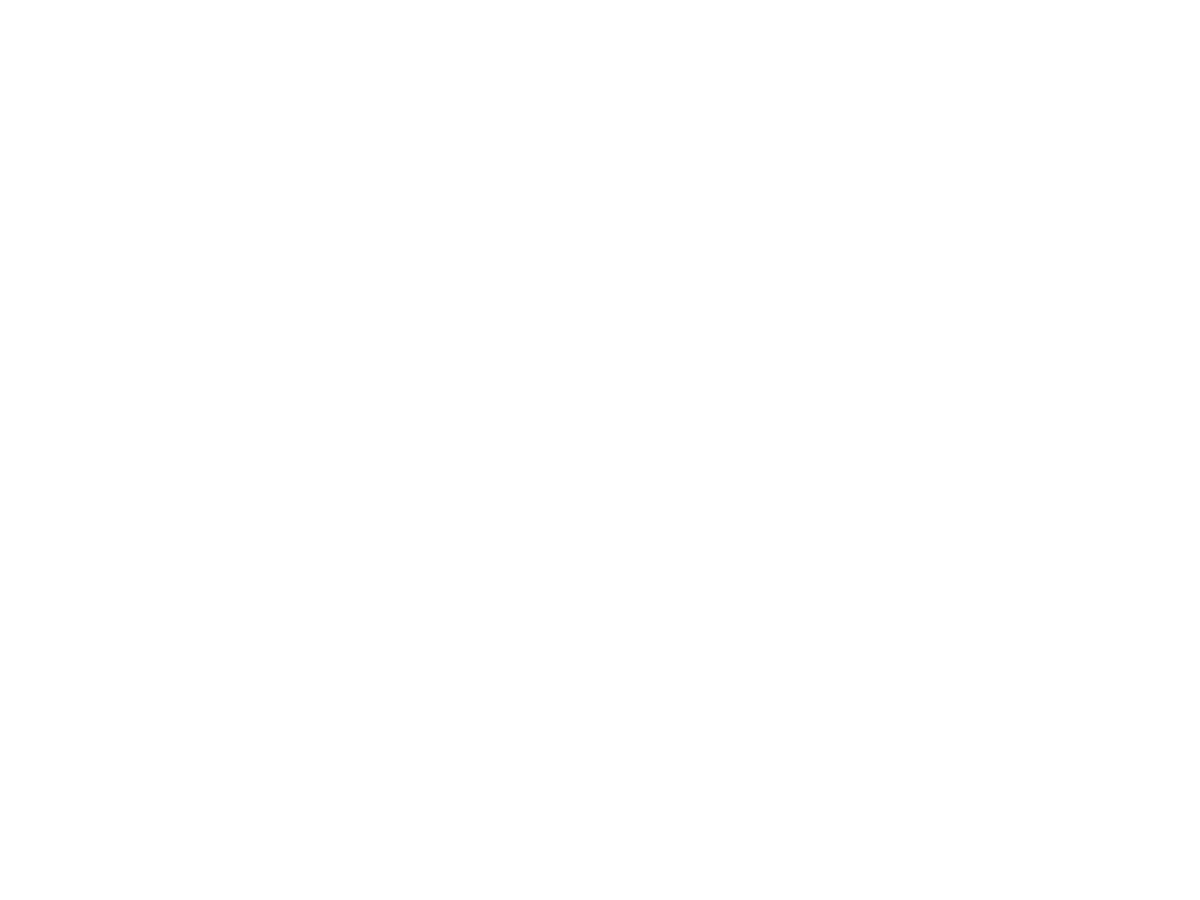
Frame 1 (no input)
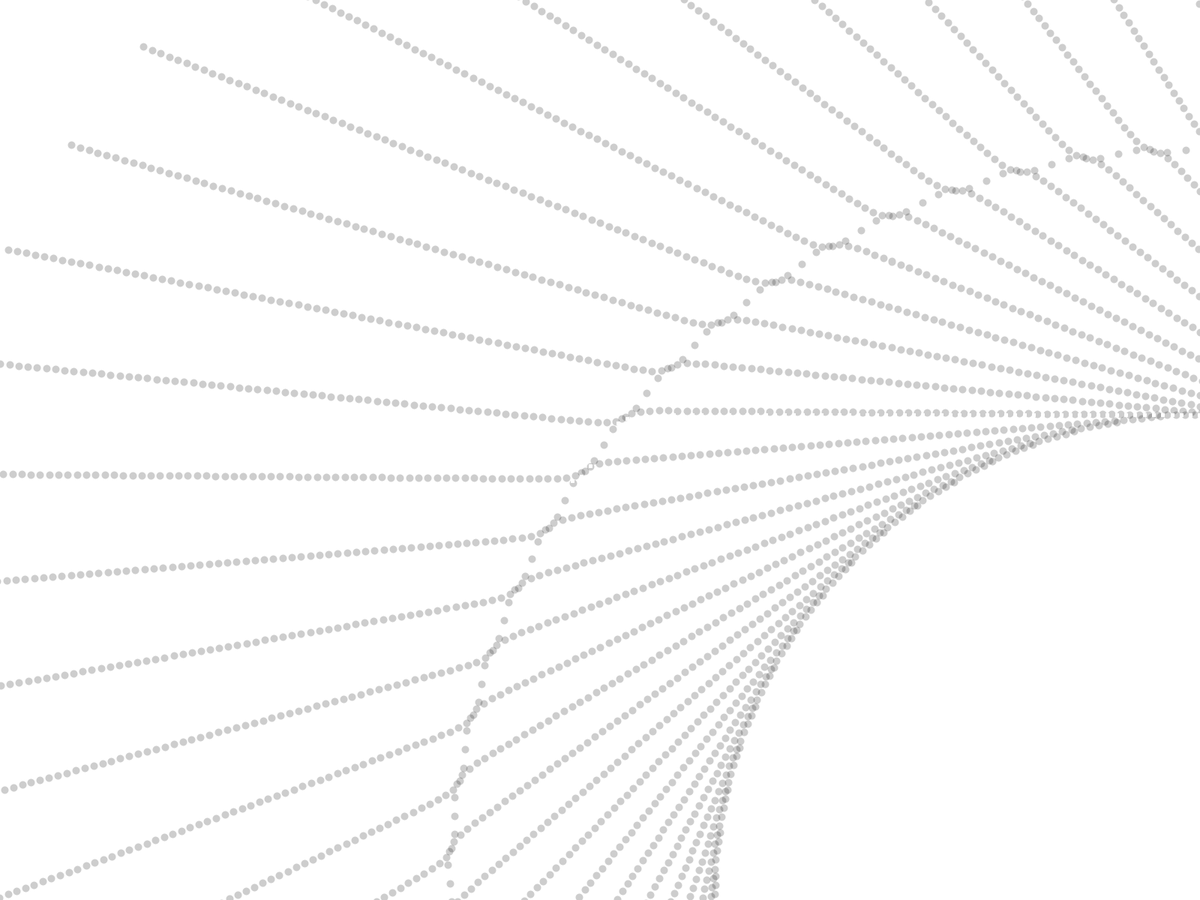
Frame 60 (the mouse pressed at the canvas centre just before this capture)
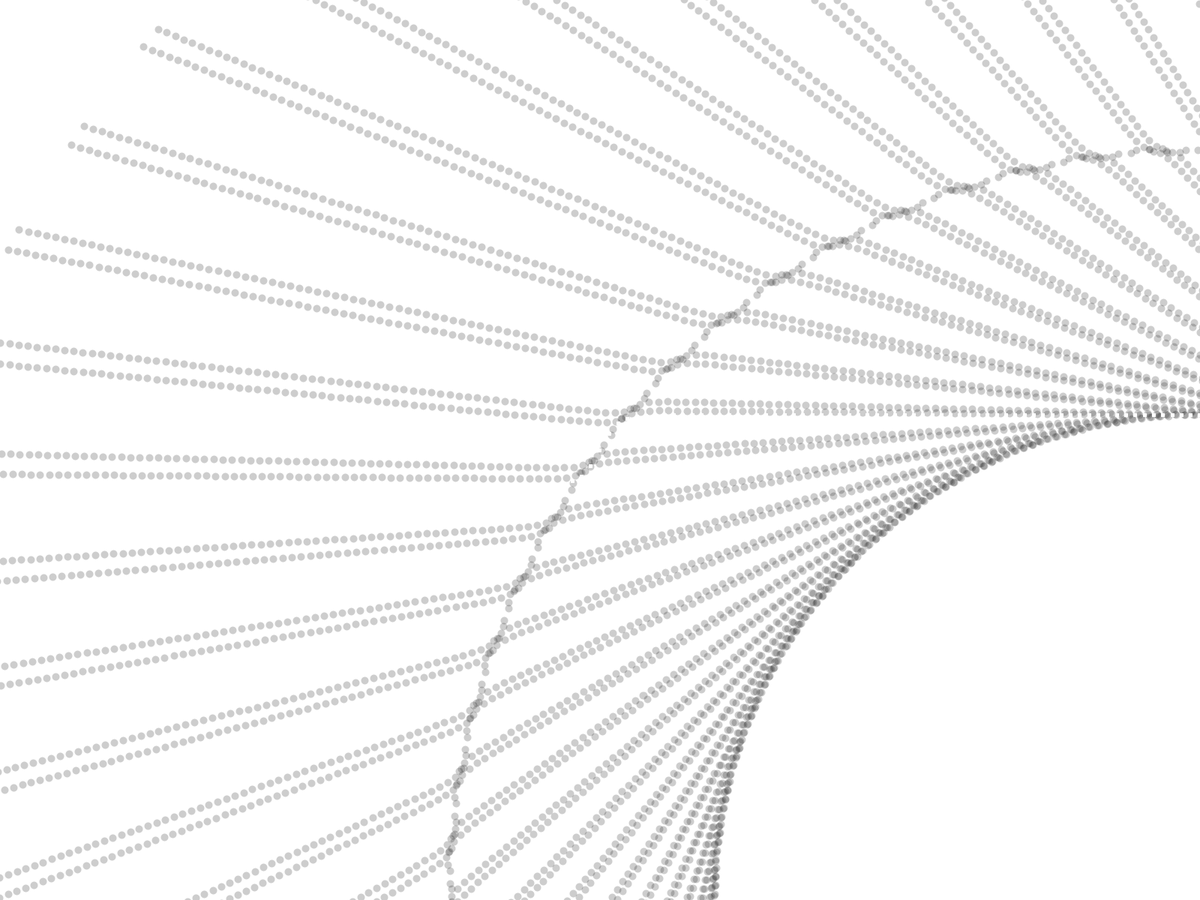
Frame 120 (the mouse held since frame 60 and released just before this capture)

The Processing sketch that drew these frames (run headless with seeded random() and noise(); from frame 60 on, the mouse is pressed at the canvas centre):

// Processing sketch: info_basis1_2
// ── info_basis1_2.pde
float angle = 0.0;
boolean stop = false;
int roopCount = 0;


void setup() {
  fullScreen();
  frameRate(120);
  strokeWeight(2);
  background(255);
}


void draw() {
  if (roopCount == 2000) {
    return;
  }

  stroke(255);
  drawSigmoid(5);

  pushMatrix();
    stroke(0, 50);
    translate(width, height);
    rotate(angle);
    drawSigmoid(10);
  popMatrix();

  angle += 0.09;
  roopCount += 1;
}


void drawSigmoid(float weight) {
  for (float i=-6; i<8; i+=0.1) {
    float x = map(i, -6, 7, 0, width);
    float y = map(sigmoid(i), -6, 7, height, 0);
    strokeWeight(weight);
    point(x,y);
  }
}


float sigmoid(float x){
  return 1.0 / (exp(-10.0 * (x - 0.5)) + 1.0);
}
